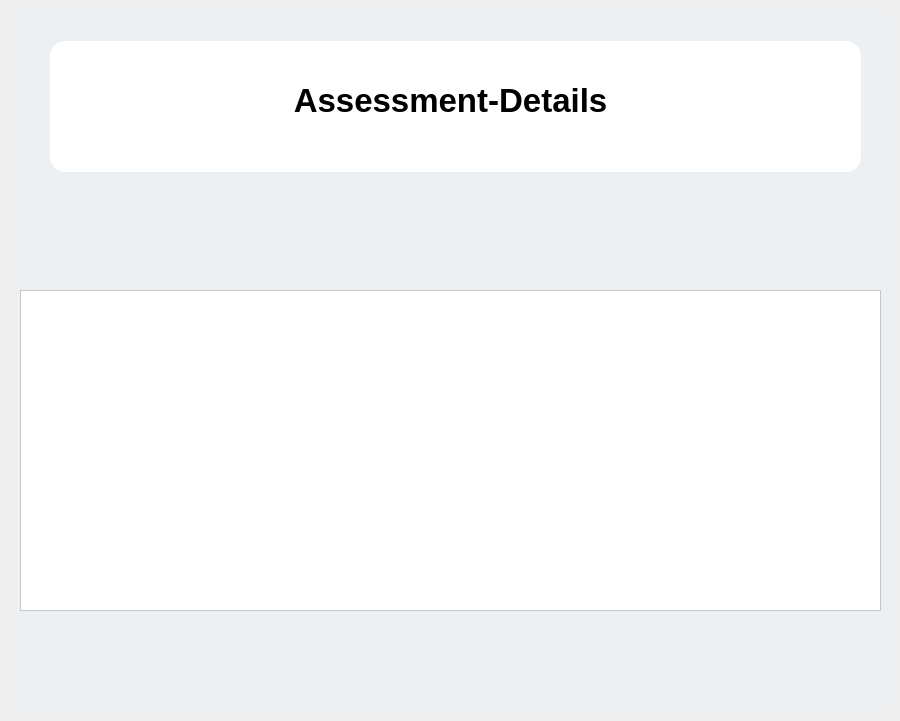
         <widget class="QWidget" name="tab_5">
          <attribute name="title">
           <string>sub3</string>
          </attribute>
          <widget class="QLabel" name="label_22">
           <property name="geometry">
            <rect>
             <x>10</x>
             <y>11</y>
             <width>881</width>
             <height>701</height>
            </rect>
           </property>
           <property name="styleSheet">
            <string notr="true">background: #ecf0f3;
border-radius:15px;</string>
           </property>
           <property name="text">
            <string/>
           </property>
          </widget>
          <widget class="QLabel" name="lhead_8">
           <property name="geometry">
            <rect>
             <x>50</x>
             <y>41</y>
             <width>811</width>
             <height>131</height>
            </rect>
           </property>
           <property name="font">
            <font>
             <pointsize>25</pointsize>
             <weight>75</weight>
             <bold>true</bold>
            </font>
           </property>
           <property name="layoutDirection">
            <enum>Qt::LeftToRight</enum>
           </property>
           <property name="styleSheet">
            <string notr="true">background-color: rgb(255, 255, 255);
border:2px solid rgb(255, 255, 255);
border-radius:15px;



</string>
           </property>
           <property name="text">
            <string/>
           </property>
           <property name="alignment">
            <set>Qt::AlignCenter</set>
           </property>
          </widget>
          <widget class="QLabel" name="lhead_9">
           <property name="geometry">
            <rect>
             <x>230</x>
             <y>70</y>
             <width>441</width>
             <height>61</height>
            </rect>
           </property>
           <property name="font">
            <font>
             <pointsize>25</pointsize>
             <weight>75</weight>
             <bold>true</bold>
            </font>
           </property>
           <property name="layoutDirection">
            <enum>Qt::LeftToRight</enum>
           </property>
           <property name="styleSheet">
            <string notr="true">background-color: rgb(255, 255, 255);
border:2px solid rgb(255, 255, 255);
border-radius:15px;



</string>
           </property>
           <property name="text">
            <string>Assessment-Details</string>
           </property>
           <property name="alignment">
            <set>Qt::AlignCenter</set>
           </property>
          </widget>
          <widget class="QTableWidget" name="tableSub3">
           <property name="geometry">
            <rect>
             <x>20</x>
             <y>290</y>
             <width>861</width>
             <height>321</height>
            </rect>
           </property>
           <property name="styleSheet">
            <string notr="true">background-color: rgb(255, 255, 255);
font: 12pt &quot;MS Shell Dlg 2&quot;;
text-align: center;</string>
           </property>
           <property name="textElideMode">
            <enum>Qt::ElideMiddle</enum>
           </property>
          </widget>
         </widget>
